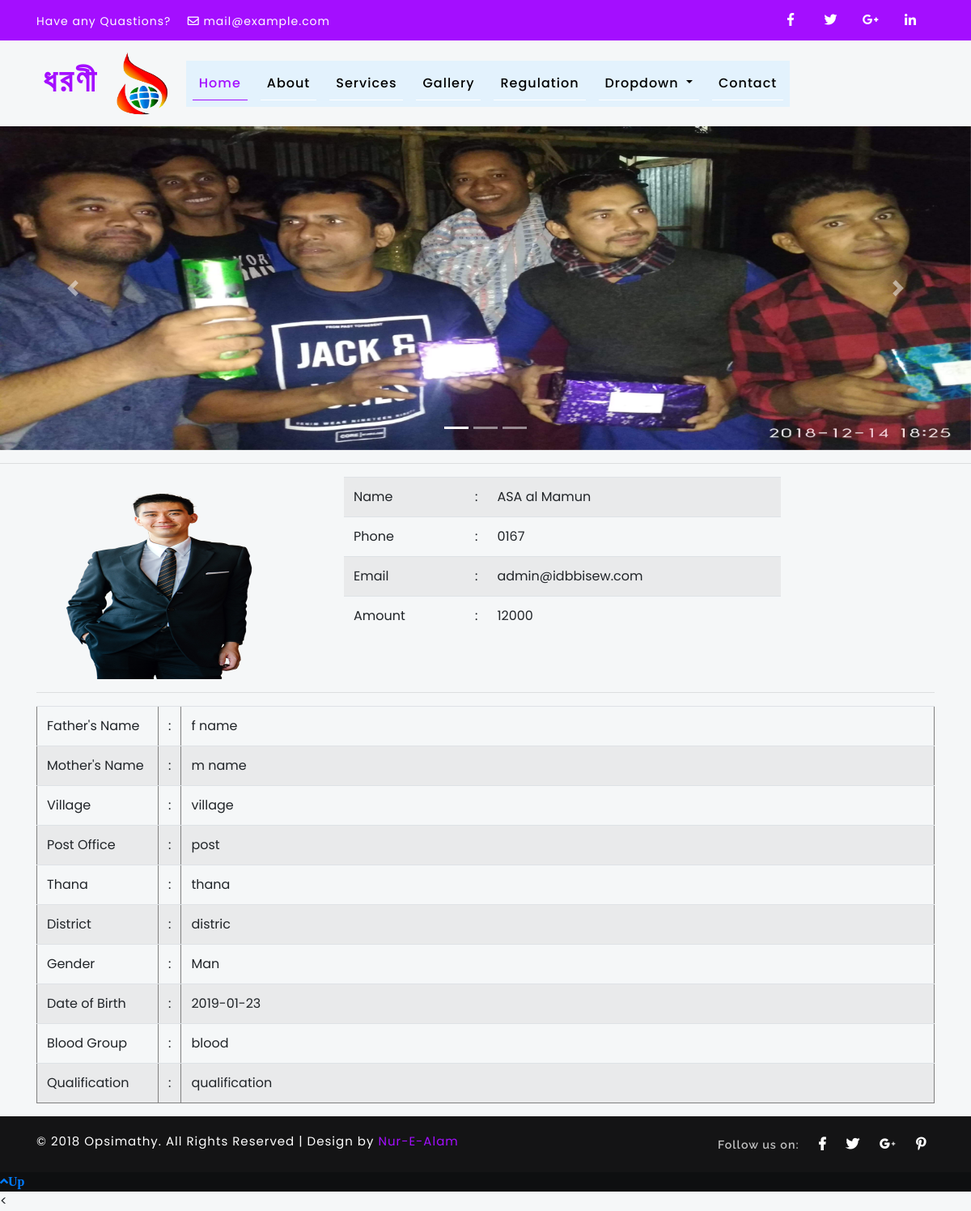
Page /single.php?id=4 on the committed database.
### tables this page shows
CREATE TABLE `members` (
  `id` int(11) NOT NULL,
  `name` varchar(60) NOT NULL,
  `fathers_name` varchar(60) NOT NULL,
  `mothers_name` varchar(60) NOT NULL,
  `village` varchar(15) NOT NULL,
  `post_office1` varchar(15) NOT NULL,
  `gender` varchar(80) NOT NULL,
  `date_of_brith` varchar(80) NOT NULL,
  `thana` varchar(60) NOT NULL,
  `district` varchar(15) NOT NULL,
  `blood_group` varchar(15) NOT NULL,
  `qualification` varchar(80) NOT NULL,
  `phone` varchar(15) NOT NULL,
  `email` varchar(30) NOT NULL,
  `amount1` varchar(100) NOT NULL,
  `image` varchar(100) NOT NULL
);

### single.php (the view, shortened to what this page needs)
<?php
require "database.php";
?>
<!DOCTYPE HTML>
<html lang="zxx">
<?php
include "head.php";
?>
<body>
	<?php
require "assets/header.php";
	?>
	<?php
require "assets/carosol.php";
	?>
<hr>
<div class="container">
<div class="row">
<div class="col-md-4">
<?php
if (isset($_GET['id'])) {
    $memberid = $_GET['id'];
    $selectname="select * from members where id='$memberid'";
    $result=$conn->query($selectname);
    if ($result->num_rows > 0) {
        while ($row1=$result->fetch_assoc()) {
            ?>
			<img class="img" height="250px" width="300px" src="admin/load/<?php echo $row1['image']; ?>" alt="">
</div>
<div class="col-md-6">
<table class="table table-striped">
<tr>
<td width="150">Name </td>
    <td width="10">:</td>
    <td><?php echo $row1['name']; ?></td>
</tr>
<tr>
    <td width="150">Phone </td>
	<td width="10">:</td>
    <td><?php echo $row1['phone']; ?></td>
  </tr>
  <tr>
    <td width="150">Email </td>
	<td width="10">:</td>
    <td><?php echo $row1['email']; ?></td>
  </tr>
  <tr>
    <td width="150">Amount </td>
	<td width="10">:</td>
    <td><?php echo $row1['amount1']; ?></td>
  </tr>
</table>
</div>
</div>
<hr>
            </div>
            <div class="container">
			<table class="table table-striped" width="500"  border="1">
  <tr >
  <tr>
    <td width="150">Father's Name </td>
	<td width="10">:</td>
    <td><?php echo $row1['fathers_name']; ?></td>
  </tr>
  <tr>
    <td width="150">Mother's Name </td>
	<td width="10">:</td>
    <td><?php echo $row1['mothers_name']; ?></td>
  </tr>
  <tr>
    <td width="150">Village </td>
	<td width="10">:</td>
    <td><?php echo $row1['village']; ?></td>
  </tr>
  <tr>
    <td width="150">Post Office </td>
	<td width="10">:</td>
    <td><?php echo $row1['post_office1']; ?></td>
  </tr>
  <tr>
    <td width="150">Thana </td>
	<td width="10">:</td>
    <td><?php echo $row1['thana']; ?></td>
  </tr>
  <tr>
    <td width="150">District </td>
	<td width="10">:</td>
    <td><?php echo $row1['district']; ?></td>
  </tr>
  <tr>
    <td width="150">Gender </td>
	<td width="10">:</td>
    <td><?php echo $row1['gender']; ?></td>
  </tr>
  <tr>
    <td width="150">Date of Birth </td>
	<td width="10">:</td>
    <td><?php echo $row1['date_of_brith']; ?></td>
  </tr>
  <tr>
    <td width="150">Blood Group </td>
	<td width="10">:</td>
    <td><?php echo $row1['blood_group']; ?></td>
  </tr>
  <tr>
    <td width="150">Qualification </td>
	<td width="10">:</td>
    <td><?php echo $row1['qualification']; ?></td>
  </tr>
</table>
</div>
		<?php
        }
    }
}?>
<?php
require "assets/footer.php";
?>
<
</body>
</html>

### css/style.css (style rules this page uses)
html, body { font-family: 'Poppins', sans-serif; font-size: 100%; overflow-x: hidden; background:#f5f7f8; }

### css/lightbox.css (style rules this page uses)
body:after { content: url(../images/close.png) url(../images/prev.png) url(../images/next.png); display: none; }

### rows in the picture
members: image (picture), name "ASA al Mamun", phone "0167", email "admin@idbbisew.com", amount1 "12000", fathers_name "f name", mothers_name "m name", village "village", post_office1 "post", thana "thana", district "distric", gender "Man", date_of_brith "2019-01-23", blood_group "blood", qualification "qualification"
